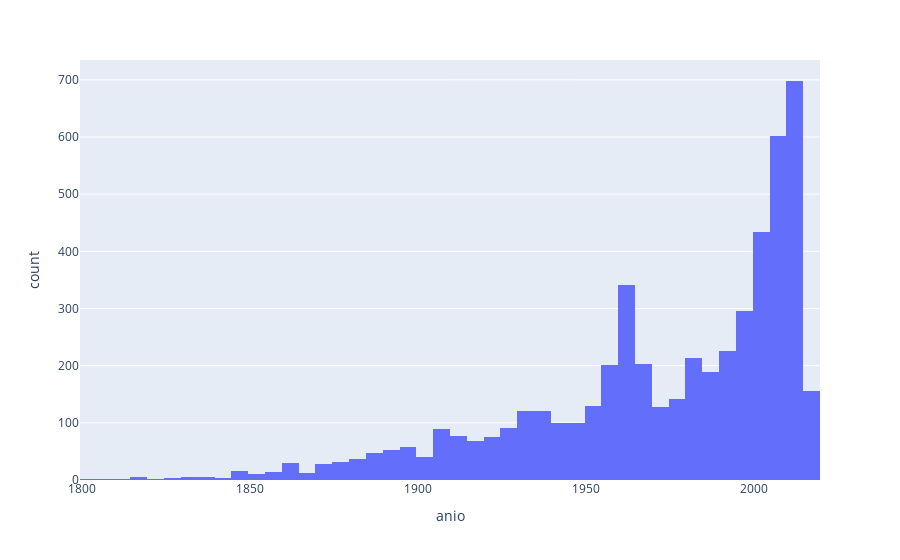

The notebook cell saved with this chart:
### Code cell
fig = px.histogram(df[df.anio > 1800], x="anio")
fig.show()

### Figure 1 — Plotly figure (JSON) as saved in the notebook; plotly's stock layout.template omitted (floating-point values rounded to 4 significant figures; data arrays with more than 128 entries replaced by an {"elided": "..."} marker saying what was removed)
{"data": [{"alignmentgroup": "True", "bingroup": "x", "hovertemplate": "anio=%{x}<br>count=%{y}<extra></extra>", "legendgroup": "", "marker": {"color": "#636efa", "pattern": {"shape": ""}}, "name": "", "offsetgroup": "", "orientation": "v", "showlegend": false, "type": "histogram", "x": {"elided": "5200 int values"}, "xaxis": "x", "yaxis": "y"}], "layout": {"barmode": "relative", "legend": {"tracegroupgap": 0}, "margin": {"t": 60}, "xaxis": {"anchor": "y", "domain": [0, 1], "title": {"text": "anio"}}, "yaxis": {"anchor": "x", "domain": [0, 1], "title": {"text": "count"}}}}
